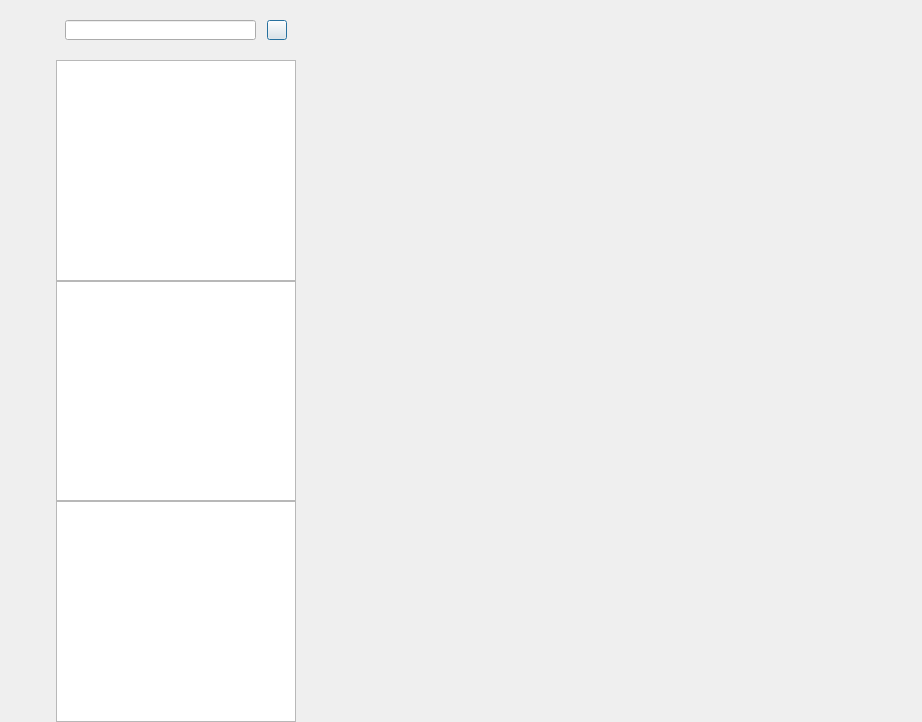
<?xml version="1.0" encoding="UTF-8"?>
<ui version="4.0">
 <class>chatDialog</class>
 <widget class="QDialog" name="chatDialog">
  <property name="geometry">
   <rect>
    <x>0</x>
    <y>0</y>
    <width>922</width>
    <height>722</height>
   </rect>
  </property>
  <property name="windowTitle">
   <string>Dialog</string>
  </property>
  <layout class="QHBoxLayout" name="horizontalLayout">
   <property name="spacing">
    <number>0</number>
   </property>
   <property name="leftMargin">
    <number>0</number>
   </property>
   <property name="topMargin">
    <number>0</number>
   </property>
   <property name="rightMargin">
    <number>0</number>
   </property>
   <property name="bottomMargin">
    <number>0</number>
   </property>
   <item>
    <widget class="QWidget" name="sidebar_widget" native="true">
     <property name="sizePolicy">
      <sizepolicy hsizetype="Fixed" vsizetype="Expanding">
       <horstretch>0</horstretch>
       <verstretch>0</verstretch>
      </sizepolicy>
     </property>
     <property name="minimumSize">
      <size>
       <width>56</width>
       <height>0</height>
      </size>
     </property>
     <property name="maximumSize">
      <size>
       <width>56</width>
       <height>16777215</height>
      </size>
     </property>
     <layout class="QVBoxLayout" name="verticalLayout">
      <property name="leftMargin">
       <number>10</number>
      </property>
      <property name="topMargin">
       <number>30</number>
      </property>
      <property name="rightMargin">
       <number>0</number>
      </property>
      <property name="bottomMargin">
       <number>0</number>
      </property>
      <item>
       <widget class="QWidget" name="widget" native="true">
        <layout class="QVBoxLayout" name="verticalLayout_3">
         <property name="spacing">
          <number>30</number>
         </property>
         <property name="leftMargin">
          <number>0</number>
         </property>
         <property name="topMargin">
          <number>20</number>
         </property>
         <property name="rightMargin">
          <number>0</number>
         </property>
         <property name="bottomMargin">
          <number>0</number>
         </property>
         <item>
          <widget class="QLabel" name="side_avat_lb">
           <property name="minimumSize">
            <size>
             <width>35</width>
             <height>35</height>
            </size>
           </property>
           <property name="maximumSize">
            <size>
             <width>35</width>
             <height>35</height>
            </size>
           </property>
           <property name="text">
            <string/>
           </property>
          </widget>
         </item>
         <item>
          <widget class="StateWidget" name="side_chat_wd" native="true">
           <property name="minimumSize">
            <size>
             <width>30</width>
             <height>30</height>
            </size>
           </property>
           <property name="maximumSize">
            <size>
             <width>30</width>
             <height>30</height>
            </size>
           </property>
          </widget>
         </item>
         <item>
          <widget class="StateWidget" name="side_contact_wd" native="true">
           <property name="minimumSize">
            <size>
             <width>30</width>
             <height>30</height>
            </size>
           </property>
           <property name="maximumSize">
            <size>
             <width>30</width>
             <height>30</height>
            </size>
           </property>
          </widget>
         </item>
        </layout>
       </widget>
      </item>
      <item>
       <spacer name="verticalSpacer">
        <property name="orientation">
         <enum>Qt::Vertical</enum>
        </property>
        <property name="sizeHint" stdset="0">
         <size>
          <width>20</width>
          <height>40</height>
         </size>
        </property>
       </spacer>
      </item>
     </layout>
    </widget>
   </item>
   <item>
    <widget class="QWidget" name="chat_list_widget" native="true">
     <property name="minimumSize">
      <size>
       <width>240</width>
       <height>0</height>
      </size>
     </property>
     <property name="maximumSize">
      <size>
       <width>240</width>
       <height>16777215</height>
      </size>
     </property>
     <layout class="QVBoxLayout" name="verticalLayout_2">
      <property name="spacing">
       <number>0</number>
      </property>
      <property name="leftMargin">
       <number>0</number>
      </property>
      <property name="topMargin">
       <number>0</number>
      </property>
      <property name="rightMargin">
       <number>0</number>
      </property>
      <property name="bottomMargin">
       <number>0</number>
      </property>
      <item>
       <widget class="QWidget" name="search_widget" native="true">
        <property name="minimumSize">
         <size>
          <width>0</width>
          <height>60</height>
         </size>
        </property>
        <layout class="QHBoxLayout" name="horizontalLayout_2">
         <item>
          <widget class="CustomizedEdit" name="search_box">
           <property name="minimumSize">
            <size>
             <width>0</width>
             <height>20</height>
            </size>
           </property>
           <property name="maximumSize">
            <size>
             <width>16777215</width>
             <height>20</height>
            </size>
           </property>
          </widget>
         </item>
         <item>
          <spacer name="horizontalSpacer">
           <property name="orientation">
            <enum>Qt::Horizontal</enum>
           </property>
           <property name="sizeType">
            <enum>QSizePolicy::Fixed</enum>
           </property>
           <property name="sizeHint" stdset="0">
            <size>
             <width>5</width>
             <height>20</height>
            </size>
           </property>
          </spacer>
         </item>
         <item>
          <widget class="ClickedBtn" name="add_btn">
           <property name="minimumSize">
            <size>
             <width>20</width>
             <height>20</height>
            </size>
           </property>
           <property name="maximumSize">
            <size>
             <width>20</width>
             <height>20</height>
            </size>
           </property>
           <property name="text">
            <string/>
           </property>
          </widget>
         </item>
        </layout>
       </widget>
      </item>
      <item>
       <widget class="SearchList" name="search_candidates_list"/>
      </item>
      <item>
       <widget class="ChattingFriendsList" name="chatting_friends_list"/>
      </item>
      <item>
       <widget class="QListWidget" name="contacts_list"/>
      </item>
     </layout>
    </widget>
   </item>
   <item>
    <widget class="QStackedWidget" name="stackedWidget">
     <widget class="ChatPage" name="chat_page"/>
     <widget class="QWidget" name="friend_apply_page"/>
    </widget>
   </item>
  </layout>
 </widget>
 <customwidgets>
  <customwidget>
   <class>ClickedBtn</class>
   <extends>QPushButton</extends>
   <header location="global">clickedbtn.h</header>
  </customwidget>
  <customwidget>
   <class>CustomizedEdit</class>
   <extends>QLineEdit</extends>
   <header location="global">customizededit.h</header>
  </customwidget>
  <customwidget>
   <class>ChattingFriendsList</class>
   <extends>QListWidget</extends>
   <header location="global">chattingfriendslist.h</header>
  </customwidget>
  <customwidget>
   <class>ChatPage</class>
   <extends>QWidget</extends>
   <header location="global">chatpage.h</header>
   <container>1</container>
  </customwidget>
  <customwidget>
   <class>StateWidget</class>
   <extends>QWidget</extends>
   <header location="global">statewidget.h</header>
   <container>1</container>
  </customwidget>
  <customwidget>
   <class>SearchList</class>
   <extends>QListWidget</extends>
   <header location="global">searchlist.h</header>
  </customwidget>
 </customwidgets>
 <resources/>
 <connections/>
</ui>
